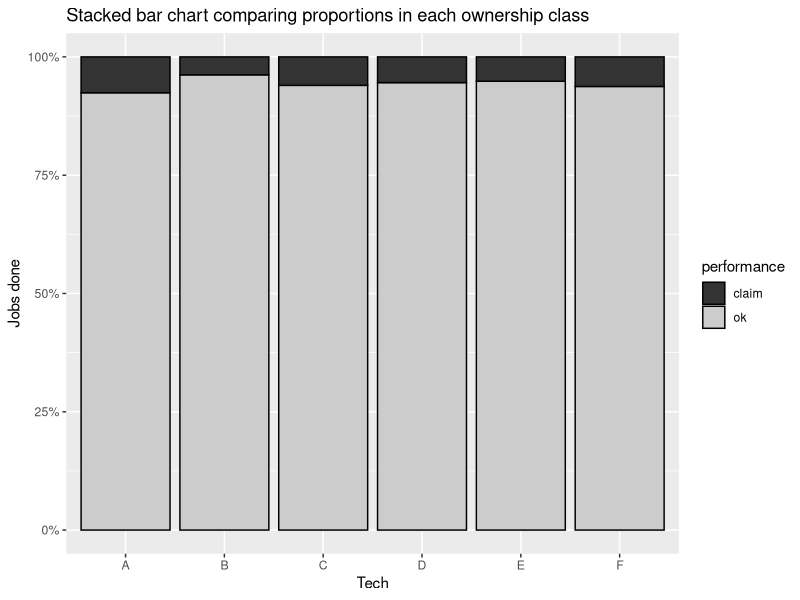
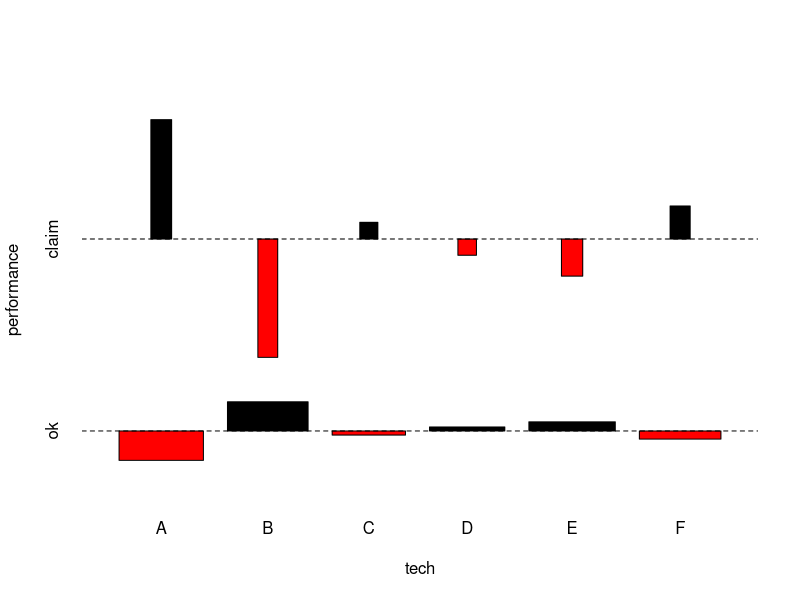

Reproduce these figures in R, in order.
## ---- chunk 1
knitr::opts_chunk$set(eval = TRUE , fig.align = "center", results = FALSE, warning = FALSE,message=FALSE, echo = FALSE)

## ---- chunk 2
library(ggplot2)
claims <- c(35, 16, 21,20,25,27)
jobs <- c(427,406,328,348,460,405)
tech <- c("A","B","C","D","E","F")
data <- as.data.frame(rbind(cbind(tech,jobs,v3=c("ok")), 
                      cbind(tech,claims,v3=c("claim"))),
                      stringsAsFactors=FALSE)
data$tech<-as.factor(data$tech)
data$jobs <-as.integer(data$jobs)
names(data)[3] <- "performance"
data$performance <- as.factor(data$performance)

## ---- chunk 3
#Seeing this % grap, we may conclude that performance is not the same
ggplot(data=data, aes(x=tech, y=jobs, fill=performance ))+
  geom_col(position="fill" ,color="black")+
  ggtitle("Stacked bar chart comparing proportions in each ownership class") +
  xlab("Tech")+ylab("Jobs done")+
  scale_fill_grey()+
  scale_y_continuous(labels = scales::percent)

## ---- chunk 4
table.aux <- xtabs(jobs ~ tech + performance , data=data)
table.aux
prop.table(table.aux,margin=1)

## ---- chunk 5
perf.test<-chisq.test(table.aux)
perf.test
perf.test$observed
perf.test$expected
perf.test$residuals

## ---- chunk 6
assocplot(table.aux)

